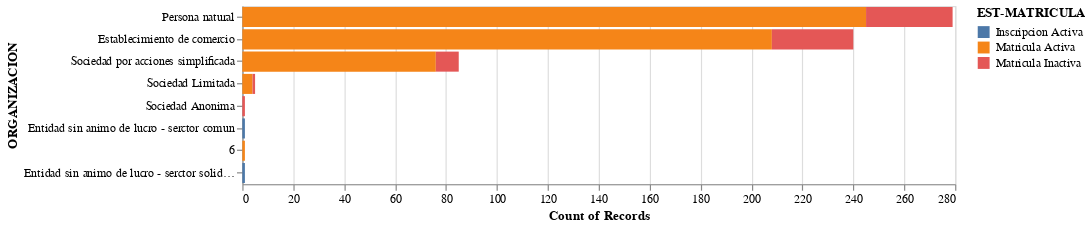

Write notebook code for a chart like this one.
### Code cell
alt.Chart(razonSocial).mark_bar().encode(    # Making a bar chart
    alt.X('count():Q'),                    # X-axis is an aggregated value for categorical variable in Y
    alt.Y('ORGANIZACION:N', sort = '-x'),   # Y-axis is sorted based on aggregated value
    alt.Color('EST-MATRICULA:N'),
    tooltip = [alt.Tooltip('count():Q')]
).properties(
    width = 600,
    height = 150
)

### Figure 1 — Vega-Lite specification as saved in the notebook (floating-point values rounded to 4 significant figures; data arrays with more than 128 entries replaced by an {"elided": "..."} marker saying what was removed)
{"config": {"view": {"continuousWidth": 400, "continuousHeight": 300}}, "data": {"name": "data-97a9b21d535d2d743ae169e1dba69ba6"}, "mark": "bar", "encoding": {"color": {"field": "EST-MATRICULA", "type": "nominal"}, "tooltip": [{"aggregate": "count", "type": "quantitative"}], "x": {"aggregate": "count", "type": "quantitative"}, "y": {"field": "ORGANIZACION", "sort": "-x", "type": "nominal"}}, "height": 150, "width": 600, "$schema": "https://vega.github.io/schema/vega-lite/v4.17.0.json", "datasets": {"data-97a9b21d535d2d743ae169e1dba69ba6": {"elided": "613 records"}}}
